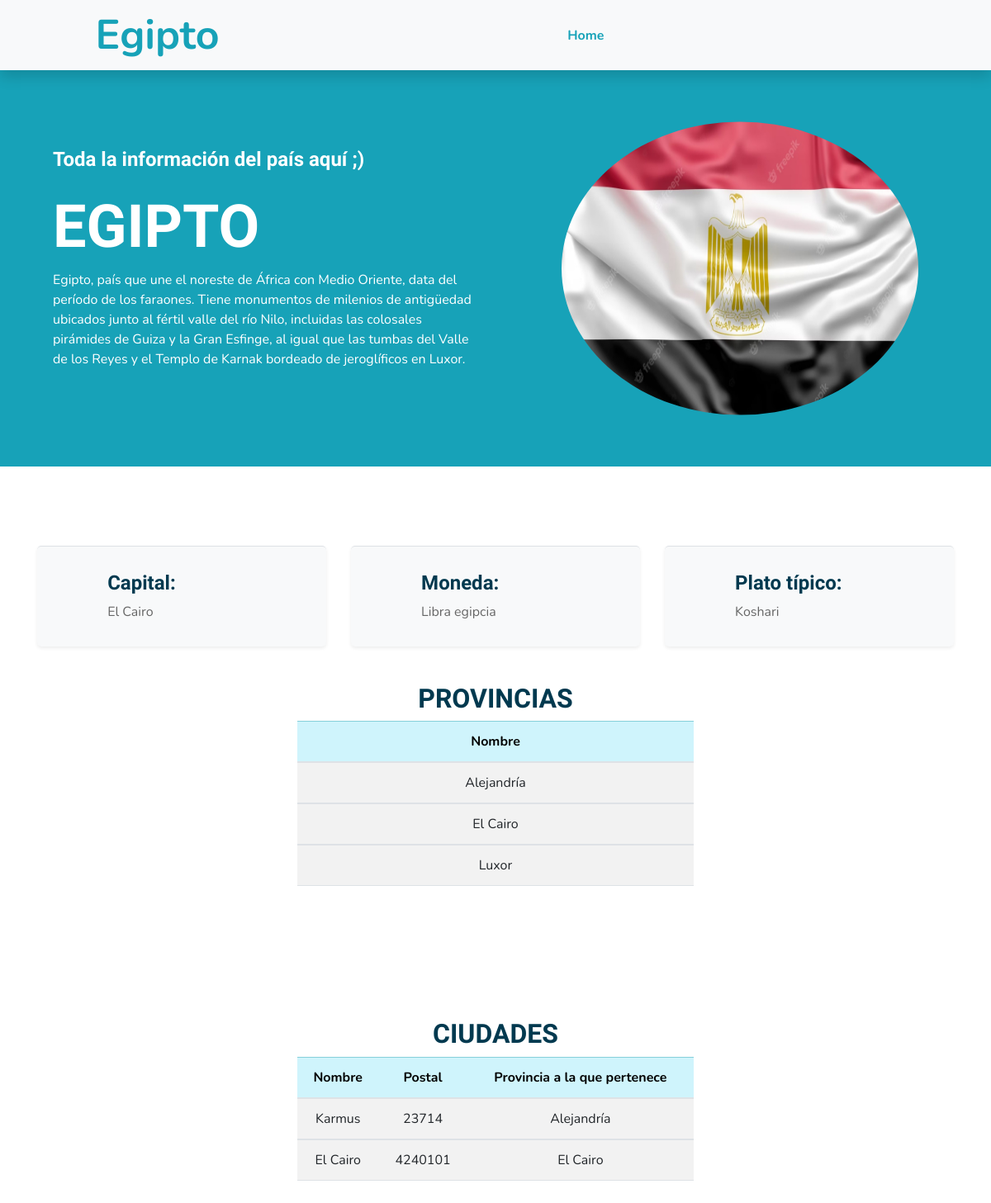
Screenshot of /CAF/plantilla/egipto.php with the database file from the repository.
### tables this page shows
CREATE TABLE `pais` (
  `idpais` bigint(11) NOT NULL,
  `nombrepais` varchar(20) NOT NULL,
  `capital` varchar(20) NOT NULL,
  `moneda` varchar(20) NOT NULL,
  `plato` varchar(20) NOT NULL,
  `date_add` datetime NOT NULL DEFAULT CURRENT_TIMESTAMP,
  `foto` text NOT NULL,
  `usuario_id` bigint(11) NOT NULL,
  `estatus` bigint(11) NOT NULL DEFAULT '1'
);

CREATE TABLE `provincia` (
  `idprovincia` bigint(11) NOT NULL,
  `nombre_provincia` varchar(20) NOT NULL,
  `usuario_id` bigint(11) NOT NULL,
  `pais_id` bigint(11) NOT NULL,
  `estatus` bigint(11) NOT NULL DEFAULT '1'
);

CREATE TABLE `ciudad` (
  `idciudad` bigint(11) NOT NULL,
  `nombre_ciudad` varchar(20) NOT NULL,
  `postal` varchar(10) NOT NULL,
  `provincia_id` bigint(11) NOT NULL,
  `estatus` bigint(11) NOT NULL DEFAULT '1',
  `usuario_id` bigint(11) NOT NULL
);

### CAF/plantilla/egipto.php (the view, shortened to what this page needs)
<?php
    include "../conexion.php";
?>
<!DOCTYPE html>
<html lang="en">
<head>
    <link rel="stylesheet" type="text/css" href="css/bootstrap.min.css">
    <link href="https://cdnjs.cloudflare.com/ajax/libs/font-awesome/5.10.0/css/all.min.css" rel="stylesheet">
    <link href="lib/flaticon/font/flaticon.css" rel="stylesheet">
    <link href="lib/owlcarousel/assets/owl.carousel.min.css" rel="stylesheet">
    <link href="lib/lightbox/css/lightbox.min.css" rel="stylesheet">
    <link href="css/style.css" rel="stylesheet">
</head>
<body>
    <div class="container-fluid bg-light position-relative shadow">
        <nav class="navbar navbar-expand-lg bg-light navbar-light py-3 py-lg-0 px-0 px-lg-5">
            <a href="" class="navbar-brand font-weight-bold text-secondary" style="font-size: 50px;">
                <i class="fa-solid fa-earth-africa"></i>
        <?php
            $query_name = mysqli_query($conection, "SELECT nombrepais, capital, moneda, plato, foto FROM pais WHERE idpais=1");
            $result = mysqli_num_rows($query_name);
            if($result>0){
                while ($data = mysqli_fetch_array($query_name)){
                    if($data['foto'] != "img_producto.png"){
                        $foto = '../sistema/img/uploads/'.$data['foto'];
                    }else{
                        $foto = 'img/'.$data['foto'];
                    }
        ?>
                <span class="text-primary"><td><?php echo $data['nombrepais']; ?></span>
            </a>
            <div class="collapse navbar-collapse justify-content-between" id="navbarCollapse">
                <div class="navbar-nav font-weight-bold mx-auto py-0">
                    <a href="index.html" class="nav-item nav-link active">Home</a>
                </div>
            </div>
        </nav>
    </div>
    <div class="container-fluid bg-primary px-0 px-md-5 mb-5">
        <div class="row align-items-center px-3">
            <div class="col-lg-6 text-center text-lg-left">
                <h4 class="text-white mb-4 mt-5 mt-lg-0">Toda la información del país aquí ;)</h4>
                <h1 class="display-3 font-weight-bold text-white" style="text-transform: uppercase;"><?php echo $data['nombrepais']; ?></h1>
                <p class="text-white mb-4">Egipto, país que une el noreste de África con Medio Oriente, data del período de los faraones. Tiene monumentos de milenios de antigüedad ubicados junto al fértil valle del río Nilo, incluidas las colosales pirámides de Guiza y la Gran Esfinge, al igual que las tumbas del Valle de los Reyes y el Templo de Karnak bordeado de jeroglíficos en Luxor.</p>
            </div>
            <div class="col-lg-6 text-center text-lg-right">
                <img src="<?php echo $foto; ?>" alt="<?php echo $data['nombrepais']; ?>" style="clip-path: ellipse(45% 37% at 50% 50%); width: 30rem; height: 30rem;">
            </div>
        </div>
    </div>
    <div class="container-fluid pt-5">
        <div class="container pb-3">
            <div class="row">
                <div class="col-lg-4 col-md-6 pb-1">
                    <div class="d-flex bg-light shadow-sm border-top rounded mb-4" style="padding: 30px;">
                        <i class="fa-solid fa-location-dot h1 text-primary mb-3"></i>
                        <div class="pl-4">
                            <h4>Capital:</h4>
                            <p class="m-0"><?php echo $data['capital']; ?></p>
                        </div>
                    </div>
                </div>
                <div class="col-lg-4 col-md-6 pb-1">
                    <div class="d-flex bg-light shadow-sm border-top rounded mb-4" style="padding: 30px;">
                        <i class="fa-solid fa-coins h1 text-primary mb-3"></i>
                        <div class="pl-4">
                            <h4>Moneda:</h4>
                            <p class="m-0"><?php echo $data['moneda']; ?></p>
                        </div>
                    </div>
                </div>
                <div class="col-lg-4 col-md-6 pb-1">
                    <div class="d-flex bg-light shadow-sm border-top rounded mb-4" style="padding: 30px;">
                        <i class="fa-solid fa-utensils h1 text-primary mb-3"></i>
                        <div class="pl-4">
                            <h4>Plato típico:</h4>
                            <p class="m-0"><?php echo $data['plato']; ?></p>
                        </div>
                    </div>
                </div>
            </div>
        </div>
    </div>
    <?php
        }
    }
    ?>
    <h2 style="text-align: center;">PROVINCIAS</h2>
    <table class="table table-striped table-hover" style="width: 30rem; margin: 0 auto; text-align: center; margin-bottom: 10rem;">
        <thead class="table-info">
            <tr>
                <th scope="col">Nombre</th>
            </tr>
        </thead>
        <tbody>
            <?php
            $por_pagina = 4;
            if(empty($_GET['pagina'])){
                $pagina = 1;
            }else{
                $pagina = $_GET['pagina'];
            }
            $desde= ($pagina-1) * $por_pagina;
            $query_provincias = mysqli_query($conection, "SELECT idprovincia, nombre_provincia FROM provincia WHERE pais_id=1 AND estatus = 1 ORDER BY idprovincia ASC LIMIT $desde,$por_pagina");
            $result_provincias = mysqli_num_rows($query_provincias);
            if($result_provincias>0){
                while ($data_provincias = mysqli_fetch_array($query_provincias)){
            ?>
        <tr>
            <td><?php echo $data_provincias['nombre_provincia']; ?></td>
        </tr>
      </tbody>
          <?php
        }
    }
    ?>
    </table>
    <h2 style="text-align: center;">CIUDADES</h2>
    <table class="table table-striped table-hover" style="width: 30rem; margin: 0 auto; text-align: center; margin-bottom: 5rem;">
        <thead class="table-info">
            <tr>
                <th scope="col">Nombre</th>
                <th scope="col">Postal</th>
                <th scope="col">Provincia a la que pertenece</th>
            </tr>
        </thead>
        <tbody>
            <?php
            $por_pagina = 4;
            if(empty($_GET['pagina'])){
                $pagina = 1;
            }else{
                $pagina = $_GET['pagina'];
            }
            $desde= ($pagina-1) * $por_pagina;
            $query_ciudades = mysqli_query($conection, "SELECT u.idciudad, u.nombre_ciudad, u.postal, r.nombre_provincia, r.pais_id FROM ciudad u INNER JOIN provincia r ON u.provincia_id = r.idprovincia AND r.pais_id=1 WHERE u.estatus = 1 ORDER BY idciudad ASC LIMIT $desde,$por_pagina");;
            $result_ciudades = mysqli_num_rows($query_ciudades);
            if($result_ciudades>0){
                while ($data_ciudades = mysqli_fetch_array($query_ciudades)){
            ?>
        <tr>
            <td><?php echo $data_ciudades['nombre_ciudad']; ?></td>
            <td><?php echo $data_ciudades['postal']; ?></td>
            <td><?php echo $data_ciudades['nombre_provincia']; ?></td>
        </tr>
      </tbody>
          <?php
        }
    }
    ?>
    </table>
</body>
</html>

### rows the page displays
pais: nombrepais "Egipto", nombrepais "EGIPTO", foto (picture), capital "El Cairo", moneda "Libra egipcia", plato "Koshari"
provincia: nombre_provincia "Alejandría"
provincia: nombre_provincia "El Cairo"
provincia: nombre_provincia "Luxor"
ciudad: nombre_ciudad "Karmus", postal "23714", provincia.nombre_provincia "Alejandría"
ciudad: nombre_ciudad "El Cairo", postal "4240101", provincia.nombre_provincia "El Cairo"
